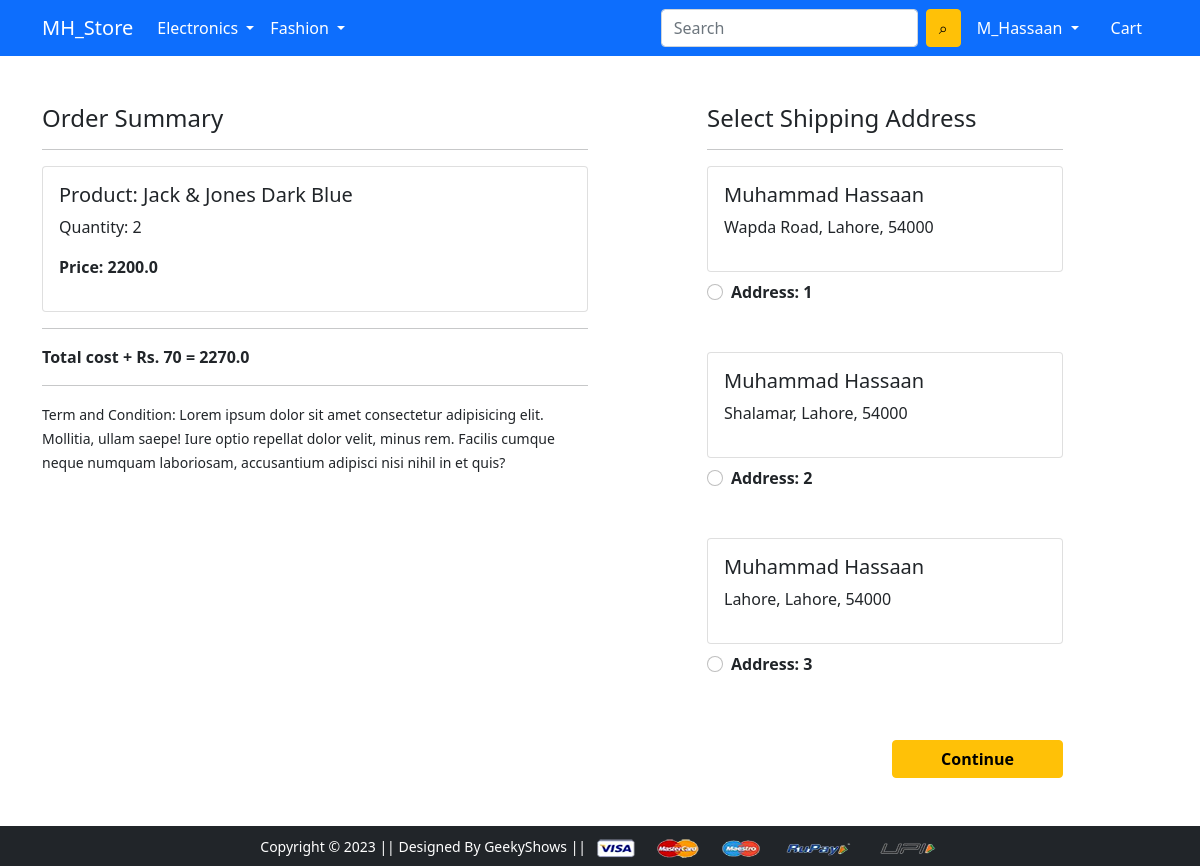
The app's page /checkout/ (signed in) with its own data.
### MH_App/models.py (models this page shows, shortened)
class Cart(models.Model):
    user = models.ForeignKey(User, on_delete=models.CASCADE)
    product = models.ForeignKey(Product, on_delete=models.CASCADE)
    quantity = models.PositiveIntegerField(default=1)
    @property
    def total_cost(self):
        return self.quantity * self.product.discounted_price

class Product(models.Model):
    title = models.CharField(max_length=100)
    selling_price = models.FloatField()
    discounted_price = models.FloatField()
    description = models.TextField()
    brand = models.CharField(max_length=100)
    category = models.CharField(choices=CATEGORY_CHOICES, max_length=2)
    product_image = models.ImageField(upload_to='producting')

class Customer(models.Model):
    user = models.ForeignKey(User, on_delete=models.CASCADE)
    name = models.CharField(max_length=200)
    locality = models.CharField(max_length=200)
    city = models.CharField(choices=CITY_CHOICES, max_length=50)
    zipcode = models.IntegerField()

### MH_App/views.py (the view)
# urls.py: path('checkout/', views.checkout, name='checkout'),
@login_required
def checkout(request):
  user = request.user
  add = Customer.objects.filter(user=user)
  cart_items = Cart.objects.filter(user=user)
  amount= 0.0
  shipping_amount = 70.0
  total_amount= 0.0
  cart_product = [p for p in Cart.objects.all() if p.user == user]
  if cart_product:
    for p in cart_product:
      temp_amount = (p.quantity * p.product.discounted_price)
      amount += temp_amount
    total_amount = amount + shipping_amount
    return render(request, 'main/checkout.html', {'cart_items':cart_items,'total_amount':total_amount, 'add':add})

### MH_App/templates/main/checkout.html (shortened to what this page needs)
{% extends 'main/base.html' %}
{% load static %}
{% block main-content %}
<div class="container">
 <div class="row mt-5">
  <div class="col-sm-6">
    <h4>Order Summary</h4>
    <hr>
    {% for item in cart_items %}
      <div class="card mb-2">
        <div class="card-body">
          <h5>Product: {{item.product.title}}</h5>
          <p>Quantity: 2</p>
          <p class="fw-bold">Price: {{item.total_cost}}</p>
        </div>
      </div>
    {% endfor %}
    <hr>
    <p class='fw-bold'>Total cost + Rs. 70 = {{total_amount}}</p>
    <hr>
    <small>Term and Condition: Lorem ipsum dolor sit amet consectetur adipisicing elit. Mollitia, ullam saepe! Iure optio repellat dolor velit, minus rem. Facilis cumque neque numquam laboriosam, accusantium adipisci nisi nihil in et quis?</small>
  </div>
  <div class="col-sm-4 offset-sm-1">
    <h4>Select Shipping Address</h4>
    <hr>
    <form action="/payment_done">
      {% for a in add %}
      <div class="card">
        <div class="card-body">
        <h5>{{a.name}}</h5>
        <p>{{a.locality}}, {{a.city}}, {{a.zipcode}}</p>
        </div>
      </div>
        <div class="form-check mt-2 mb-5">
          <input class="form-check-input" type="radio" name="cstid" id="cstadd{{forloop.counter}}" value="{{a.id}}">
          <label class="form-check-label fw-bold" for="">
            Address: {{forloop.counter}} </label>
        </div>
        {% endfor %}
        <div class="text-end">
          <button type="submit" class="btn btn-warning mt-3 px-5 fw-bold">Continue</button>
        </div>
      </form>
    </div>
  </div>
</div>
{% endblock main-content %}

### MH_App/templates/main/base.html (shortened to what this page needs)
<!doctype html>
{% load static %}
<html lang="en">
  <head>
    <link href="https://cdn.jsdelivr.net/npm/bootstrap@5.0.0-beta1/dist/css/bootstrap.min.css" rel="stylesheet">
    <link rel="stylesheet" href="{% static 'main/css/owl.carousel.min.css' %}">
    <link rel="stylesheet" href="{% static 'main/css/all.min.css' %}">
    <link rel="stylesheet" href="{% static 'main/css/style.css' %}">
  </head>
  <body>
    <nav class="navbar navbar-expand-lg navbar-dark bg-primary">
     <div class="container">
       <a class="navbar-brand" href="/">MH_Store</a>
       <div class="collapse navbar-collapse" id="navbarSupportedContent">
         <ul class="navbar-nav me-auto mb-2 mb-lg-0">
           <li class="nav-item dropdown">
             <a class="nav-link dropdown-toggle text-white" href="#" id="electronicsDropdown" role="button" data-bs-toggle="dropdown" aria-expanded="false">
               Electronics
             </a>
           </li>
           <li class="nav-item dropdown">
             <a class="nav-link dropdown-toggle text-white" href="#" id="fashionDropdown" role="button" data-bs-toggle="dropdown" aria-expanded="false">
               Fashion
             </a>
           </li>
         </ul>
         <form class="d-flex" action="/search/" method="get">
           <input class="form-control me-2" type="search" name="query" id="query" placeholder="Search" aria-label="Search">
           <button class="btn btn-warning" type="submit">⌕</button>
         </form>
         <div>
          <ul class="navbar-nav me-auto mb-2 mb-lg-0">
            {% if request.user.is_authenticated %}
           <li class="nav-item dropdown mx-2">
              <a class="nav-link dropdown-toggle text-white" href="#" id="profileDropdown" role="button" data-bs-toggle="dropdown" aria-expanded="false">
                {{request.user.username | capfirst}}
              </a>
            </li>
            <li class="nav-item mx-2">
             <a href="{% url 'show_cart' %}" class="nav-link text-white"> Cart </a>
            </li>
            {% endif %}
          </ul>
         </div>
       </div>
     </div>
    </nav>
    {% block main-content %} {% endblock main-content %}
    <footer class="container-fluid bg-dark text-center p-2 mt-5">
        <small class="text-white">Copyright &copy; 2023 || Designed By GeekyShows || </small>
        <img src="{% static 'main/images/payment.png' %}" alt="" srcset="" class="img-fluid" height="2px">
    </footer>
  </body>
</html>

### records on screen
Cart: product "Jack & Jones Dark Blue", total_cost "2200.0"
Customer: name "Muhammad Hassaan", locality "Wapda Road", city "Lahore", zipcode "54000"
Customer: name "Muhammad Hassaan", locality "Shalamar", city "Lahore", zipcode "54000"
Customer: name "Muhammad Hassaan", locality "Lahore", city "Lahore", zipcode "54000"

### other values on screen
{{ request.user.username | capfirst }} "M_Hassaan"
{{ total_amount }} "2270.0"
